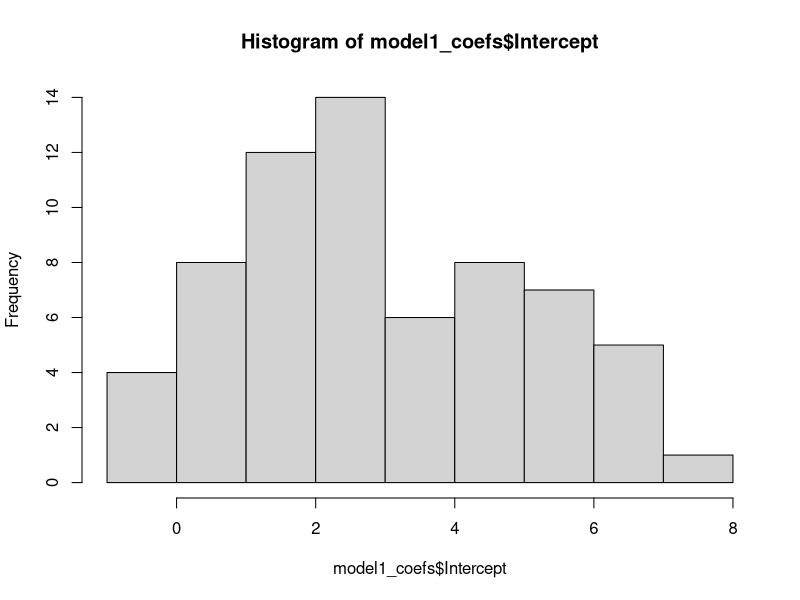
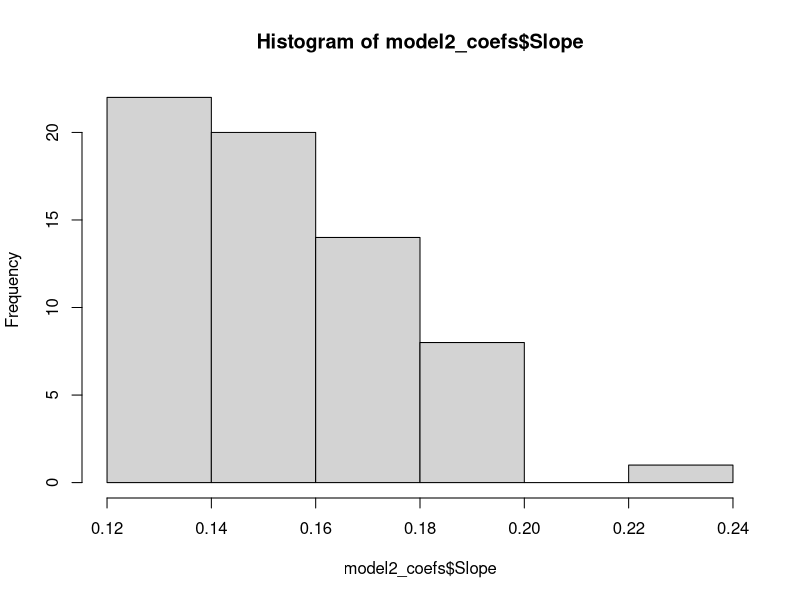
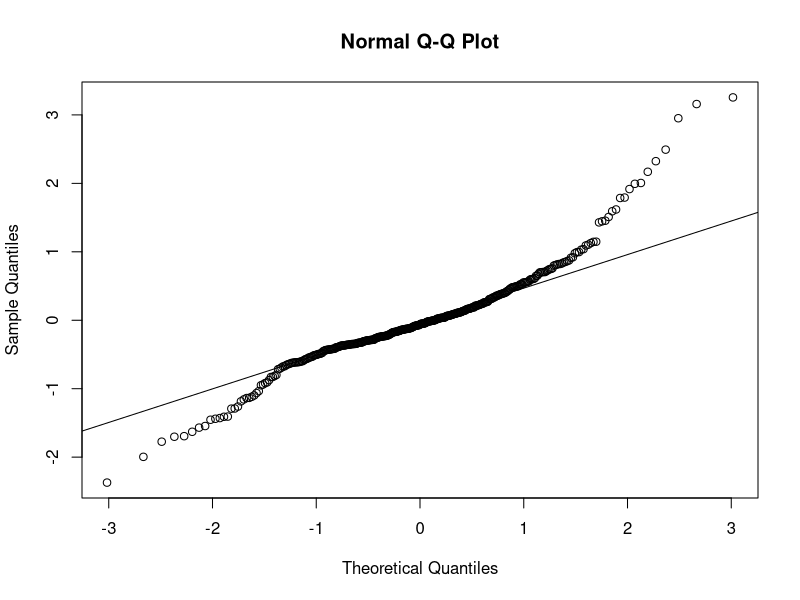
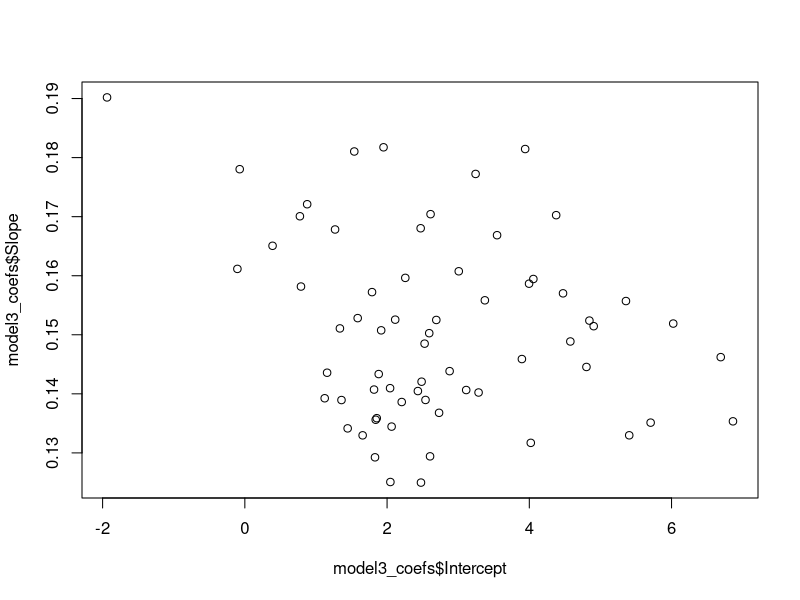
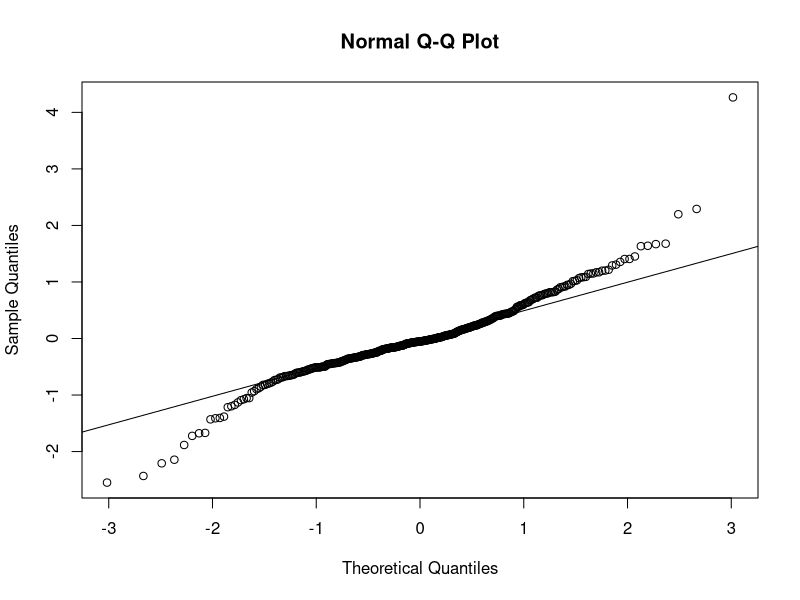
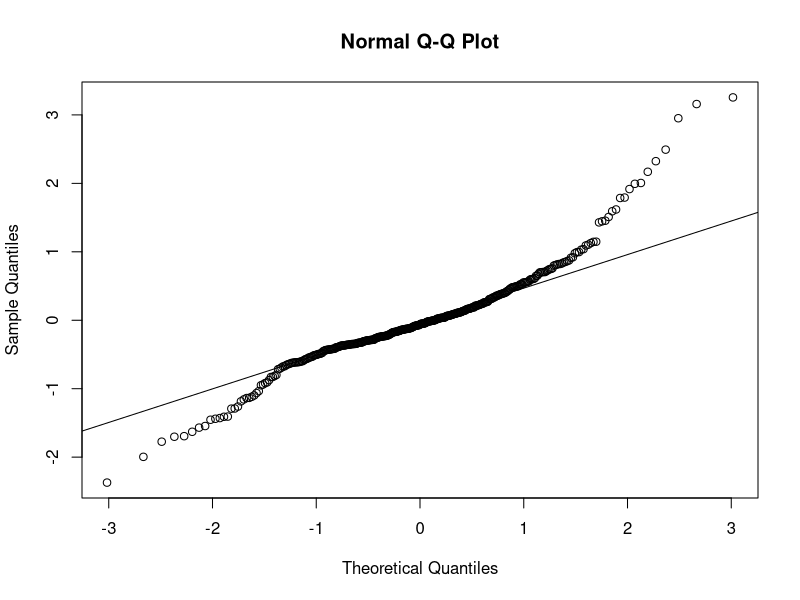
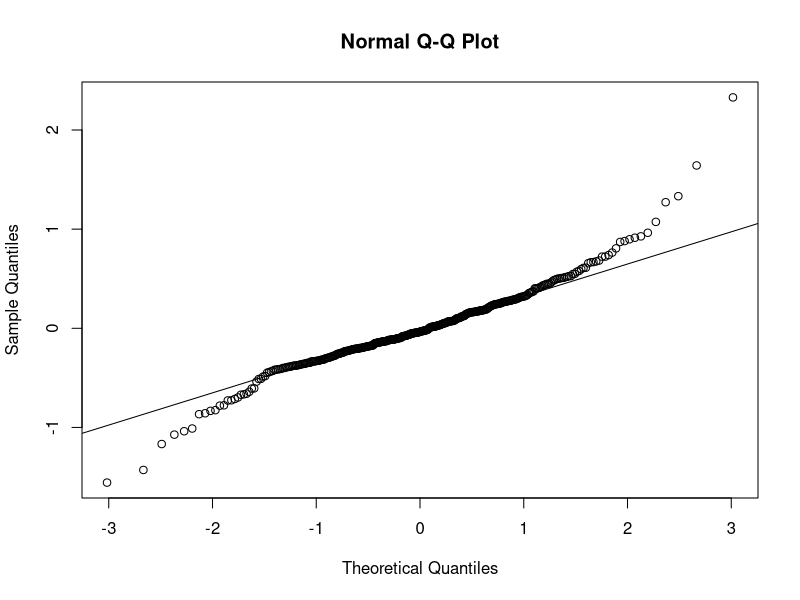

R code for these plots, in order:
## ---- chunk 1
library(here)
library(lattice)
library(lme4)
library(ggplot2)

library(tidyverse)
## ---- chunk 2
# Read in data file
tern14 <- read.table("Terns2014.csv", header = TRUE, sep = ',', na.strings = "na")
summary(tern14)
## ---- chunk 3
# Only using Linear Regression
Model <- lm(Age ~ Wing * ID, data = tern14)
summary(Model)
AIC(Model)
## ---- chunk 4
Model.1 <- lmer(Age ~ Wing + (1|ID), data = tern14)
summary(Model.1)
## ---- chunk 5
AIC(Model.1)
## ---- chunk 6
model1_coefs <- coef(Model.1)$ID %>%
  rename(Intercept = '(Intercept)', Slope = Wing) %>%
  rownames_to_column("ID")

# See coefficients
summary(model1_coefs$Intercept)

hist(model1_coefs$Intercept)

## ---- chunk 7
Model.2 <- lmer(Age ~ Wing + (0 + Wing|ID), data = tern14)
summary(Model.2)
AIC(Model.2)
## ---- chunk 8
model2_coefs <- coef(Model.2)$ID %>%
  rename(Intercept = '(Intercept)', Slope=Wing) %>%
  rownames_to_column("ID")

summary(model2_coefs)
hist(model2_coefs$Slope)
## ---- chunk 9
qqnorm(resid(Model.2))
qqline(resid(Model.2))
## ---- chunk 10
Model.3 <- lmer(Age ~ Wing + (1 + Wing|ID), data = tern14)
summary(Model.3)
AIC(Model.3)
## ---- chunk 11
model3_coefs <- coef(Model.3)$ID %>%
  rename(Intercept = '(Intercept)', Slope=Wing) %>%
  rownames_to_column("ID")

plot(model3_coefs$Intercept, model3_coefs$Slope)
## ---- chunk 12


qqnorm(resid(Model.1))
qqline(resid(Model.1))


qqnorm(resid(Model.2))
qqline(resid(Model.2))


qqnorm(resid(Model.3))
qqline(resid(Model.3))
